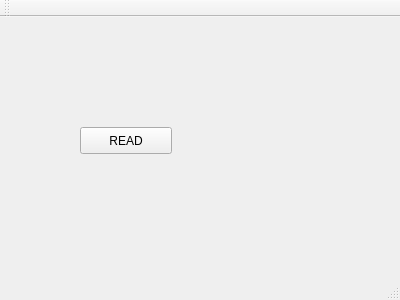
<?xml version="1.0" encoding="UTF-8"?>
<ui version="4.0">
 <class>MainWindow</class>
 <widget class="QMainWindow" name="MainWindow">
  <property name="geometry">
   <rect>
    <x>0</x>
    <y>0</y>
    <width>400</width>
    <height>300</height>
   </rect>
  </property>
  <property name="windowTitle">
   <string>MainWindow</string>
  </property>
  <widget class="QWidget" name="centralWidget">
   <widget class="QPushButton" name="BtnRead">
    <property name="geometry">
     <rect>
      <x>80</x>
      <y>110</y>
      <width>92</width>
      <height>27</height>
     </rect>
    </property>
    <property name="text">
     <string>READ</string>
    </property>
   </widget>
  </widget>
  <widget class="QMenuBar" name="menuBar">
   <property name="geometry">
    <rect>
     <x>0</x>
     <y>0</y>
     <width>400</width>
     <height>23</height>
    </rect>
   </property>
  </widget>
  <widget class="QToolBar" name="mainToolBar">
   <attribute name="toolBarArea">
    <enum>TopToolBarArea</enum>
   </attribute>
   <attribute name="toolBarBreak">
    <bool>false</bool>
   </attribute>
  </widget>
  <widget class="QStatusBar" name="statusBar"/>
 </widget>
 <layoutdefault spacing="6" margin="11"/>
 <resources/>
 <connections/>
</ui>
